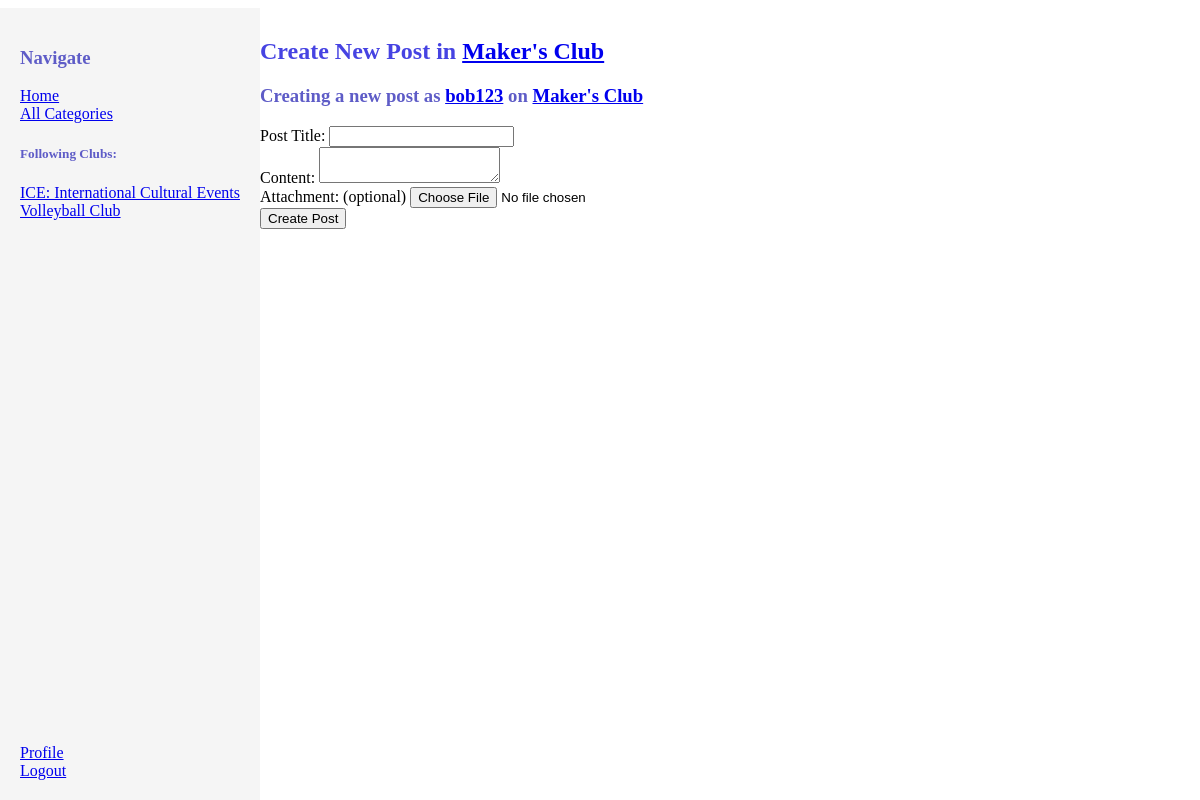
The page /categories/2/post/new (signed in) on the database its author committed.
### tables this page shows
CREATE TABLE categories(
    id integer primary key not null,
    name text,
    description text,
    img text);

CREATE TABLE users(
    id integer primary key not null,
    uname text unique,
    email varchar(100) unique,
    password varchar(256),
    name text,
    pfp text,
    saved_cats text,
    saved_posts text,
    following_u text);

### app.py (the view)
@app.route('/categories/<int:cat_id>/post/new', methods=['GET', 'POST'])  # User can create new post in category
def new_post(cat_id):
    if check_session(session) is None:
        return redirect(url_for('login'))
    else:
        if request.method == 'POST':
            user_id = check_session(session)
            title = request.form.get('title')
            content = request.form.get('content')
            file = request.files['attachment']
            print(file)
            if file:
                filename = str(datetime.now().strftime("%Y-%m-%d-%H-%M-%S-")) + file.filename
                file.save(os.path.join(app.config['UPLOAD_FOLDER'], filename))
            else:
                filename = None
            db.run_query(f'INSERT INTO posts (title, content, attachment, user_id, category_id) VALUES ("{title}", "{content}", "{filename}",{user_id}, {cat_id})')
            return redirect(url_for('get_category', cat_id=cat_id))
        else:
            cat_name = db.search(f"SELECT name FROM categories WHERE id = {cat_id}", multiple=False)[0]
            uname = db.search(f"SELECT uname FROM users WHERE id = {session['user_id']}", multiple=False)[0]
            return render_template('new_post.html', user_id=check_session(session), categories=retrieve_following('categories', db, session['user_id']), cat_id=cat_id, cat_name=cat_name, uname=uname)

### library.py (called while the page is built)
def check_for_deleted(db:object, choice:str, id_list:list[int]):
    for id in id_list:
        if db.search(f"SELECT id FROM {choice} WHERE id = {id}", multiple=False) is None:
            print(db.search(f"SELECT id FROM {choice} WHERE id = {id}", multiple=False))
            id_list.remove(id)
    return id_list

def retrieve_following(choice: str, db: object, user_id:int):
    choices = {'categories': ['saved_cats', 'name'],
               'posts': ['saved_posts','title'],
               'users': ['following_u','uname']}
    if choice in choices:
        result = db.search(f"SELECT users.{choices[choice][0]} FROM users WHERE id = {user_id}", multiple=False)[0]
        if result is None or result == '':
            ids = []
            names = []
        else:
            ids = check_for_deleted(db=db, choice=choice, id_list=list(map(int, result.split(','))))
            names = []
            for id in ids:
                names.append(db.search(f"SELECT {choices[choice][1]} FROM {choice} WHERE id = {id}", multiple=False)[0])
    else:
        return "Invalid Choice"
    return [ids, names]

def check_session(session):
    if 'user_id' not in session:
        return None
    else:
        return session['user_id']

    def run_query(self, query: str):
        self.cursor.execute(query)  # Run query
        self.connection.commit()  # Save changes

    def search(self, query: str, multiple: bool = False):
        results = self.cursor.execute(query)
        self.run_query(query)
        if multiple:
            return results.fetchall()  # Fetchall returns multiple rows
        else:
            return results.fetchone()  # [0] Fetchone returns single value

### templates/new_post.html (shortened to what this page needs)
{% extends "navbar.html" %}
{% block content %}
    <h2>Create New Post in <a href="{{ url_for('get_category', cat_id=cat_id) }}">{{ cat_name }}</a></h2>
    <h3>Creating a new post as <a href="{{ url_for('get_profile', user_id=user_id) }}">{{ uname }}</a> on <a href="{{ url_for('get_category', cat_id=cat_id) }}">{{ cat_name }}</a></h3>
    <div class="new_post">
        <form method="POST" enctype="multipart/form-data">
            <label for="title">Post Title:</label>
                <input type="text" id="title" name="title" required>
            <label for="content">Content:</label>
                <textarea class="multiline_input" id="content" name="content" required></textarea>
            <label for="attachment">Attachment: (optional)</label>
                <input type="file" id="attachment" name="attachment" accept="image/*">
            <input type="submit" value="Create Post">
        </form>
    </div>
{% endblock %}

### templates/navbar.html (shortened to what this page needs)
<!doctype html>
<html lang="en">
<head>
    <link rel="stylesheet" href="https://cdn.jsdelivr.net/npm/cirrus-ui/dist/cirrus.min.css">
    <link rel="stylesheet" href="/style.css">
</head>
<body>
    <div id="navbar" class="w-20p u-border-1 border-light">
        <div id="navbar-top">
            <h3>Navigate</h3>
            <a href="{{ url_for('home') }}" class="u u-LR">Home</a>
            <br>
            <a href="{{ url_for('all_categories') }}" class="u u-LR">All Categories</a>
            <h5>Following Clubs:</h5>
            {% for cat_id in categories[0] %}
                <a href="{{url_for('get_category', cat_id=cat_id)}}" class="u u-LR">{{ categories[1][loop.index0] }}</a>
                <br>
            {% endfor %}
        </div>
        <div id="navbar-bottom">
            <a href="{{ url_for('get_profile', user_id=user_id) }}" class="u u-LR">Profile</a>
            <br>
            <a href="{{ url_for('logout') }}" class="u u-LR">Logout</a>
        </div>
    </div>
    <div id="website" class="w-80p">
        {% block content %}{% endblock %}
    </div>
</body>
</html>

### rows shown on the page
categories: name "ICE: International Cultural Events"
categories: name "Volleyball Club"
categories: name "Maker's Club"
users: uname "bob123"
